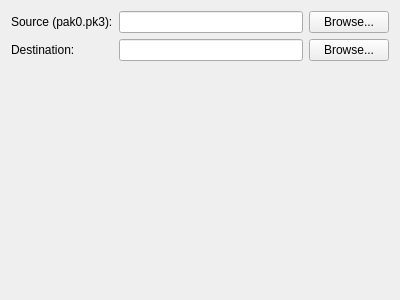
<?xml version="1.0" encoding="UTF-8"?>
<ui version="4.0">
 <class>InstallWizard_Install</class>
 <widget class="QWizardPage" name="InstallWizard_Install">
  <property name="geometry">
   <rect>
    <x>0</x>
    <y>0</y>
    <width>400</width>
    <height>300</height>
   </rect>
  </property>
  <property name="windowTitle">
   <string>WizardPage</string>
  </property>
  <layout class="QFormLayout" name="formLayout">
   <item row="0" column="0">
    <widget class="QLabel" name="label">
     <property name="text">
      <string>Source (pak0.pk3):</string>
     </property>
    </widget>
   </item>
   <item row="0" column="1">
    <layout class="QHBoxLayout" name="horizontalLayout">
     <item>
      <widget class="QLineEdit" name="txtSource"/>
     </item>
     <item>
      <widget class="QPushButton" name="btnBrowseSource">
       <property name="text">
        <string>Browse...</string>
       </property>
      </widget>
     </item>
    </layout>
   </item>
   <item row="1" column="0">
    <widget class="QLabel" name="label_2">
     <property name="text">
      <string>Destination:</string>
     </property>
    </widget>
   </item>
   <item row="1" column="1">
    <layout class="QHBoxLayout" name="horizontalLayout_2">
     <item>
      <widget class="QLineEdit" name="txtDest"/>
     </item>
     <item>
      <widget class="QPushButton" name="btnBrowseDest">
       <property name="text">
        <string>Browse...</string>
       </property>
      </widget>
     </item>
    </layout>
   </item>
  </layout>
 </widget>
 <resources/>
 <connections/>
</ui>
